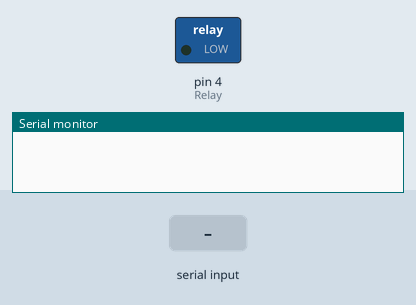
This sketch was run on a simulated Arduino Uno, built with avr-gcc and run on an emulated ATmega328P. Parts: switched loads named in the sketch (green lamp = pin HIGH), the last lines printed to the serial monitor. The test bench sets the inputs (shaded band).

Above: at 1.2 s.
1.3 s: "of" received over Serial
At 2.2 s:
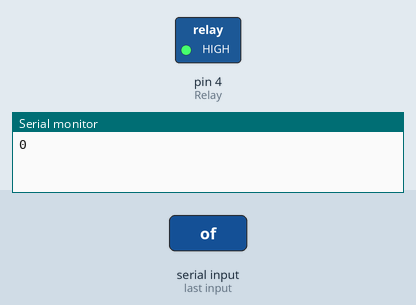
3.0 s: "on" received over Serial
At 3.5 s:
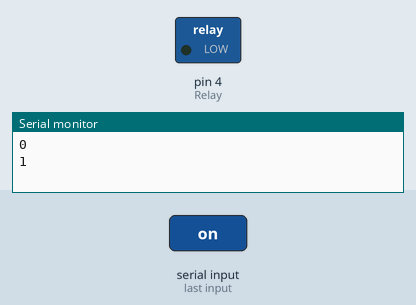
Timing chart, 0 to 6.0 s (numbered marks = the images above; inputs shaded):
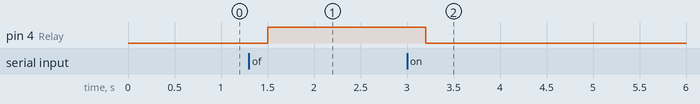

Measured:
- after the input at 1.3 s, pin 4 (Relay): LOW → HIGH after 0.20 s
- after the input at 3.0 s, pin 4 (Relay): HIGH → LOW after 0.20 s

The sketch:

server_sketch.ino
```cpp
int inSize=0; // Переменная, которая будет содержать размер буфера
int val = 0; // Переменная, которая бутет содержать состояние реле
char str[8]; // Так как типа string тут нет, будем использовать массив символов
int Relay = 4; // Пин D4
int Relay_LED = 13; // Пин D13


void setup()
{
  pinMode(Relay, OUTPUT);
  Serial.begin(9600); // Открываем порт с скоростью передачи в 9600 бод(бит/с)
  digitalWrite(Relay_LED, HIGH);
}

void ROn()
{
  digitalWrite(Relay, LOW); // реле включено
  digitalWrite(Relay_LED, LOW);
}

void ROff()
{
  digitalWrite(Relay, HIGH); // реле выключено
  digitalWrite(Relay_LED, HIGH);
}

void loop()
{
  if(Serial.available() > 0)
  {
    delay(200); // Ждем, для того, чтобы пришли все данные
    inSize = Serial.available(); // Получаем длину строки и записываем ее в переменную
    for (int i = 0; i < inSize; i++)
    {
      str[i] = Serial.read(); // Читаем каждый символ, и пишем его в массив
    }

    // Сравнять массив с строкой будем используя функцию strcmp
    if (strcmp(str, "on") == 0) // Если было передано строку "foward" - вращаем вперед
    {
      ROn();
      val = digitalRead(Relay);
      if (val == 1)
        val = 0;
      else if (val == 0)
        val = 1;
      Serial.println(val);
    }
    else if (strcmp(str, "of") == 0) // Если было передано строку "back" - вращаем назад
    {
      ROff();
      val = digitalRead(Relay);
      if (val == 1)
        val = 0;
      else if (val == 0)
        val = 1;
      Serial.println(val);
    }
    else if (strcmp(str, "st") == 0) // получение состояния реле
    {
      val = digitalRead(Relay);
      if (val == 1)
        val = 0;
      else if (val == 0)
        val = 1;
      Serial.println(val);
    }
    else
    {
      Serial.println("Error command!");
    }
  }
}
```
